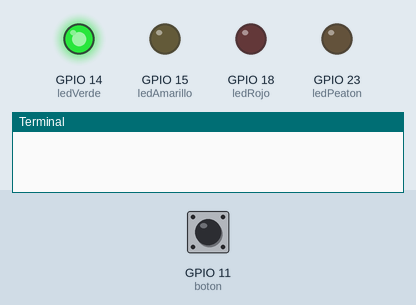
Recording of a program running on a simulated Raspberry Pi (BCM pin numbers). Shown: output pins drawn as LEDs (lit = HIGH), the last lines printed to the terminal. Dashed ring = blinking. The test bench sets the inputs (shaded band); at power-on: GPIO 11 (boton) LOW.

Above: at 1.2 s.
1.3 s: GPIO 11 (boton) pulled HIGH for 0.25 s
At 6.7 s:
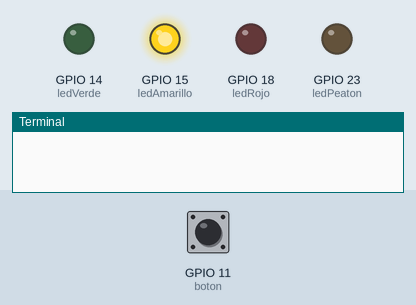
At 7.6 s:
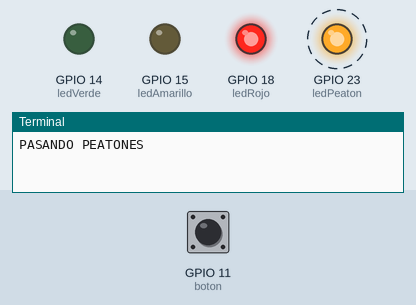
Timing chart, 0 to 12.9 s (numbered marks = the images above; inputs shaded):
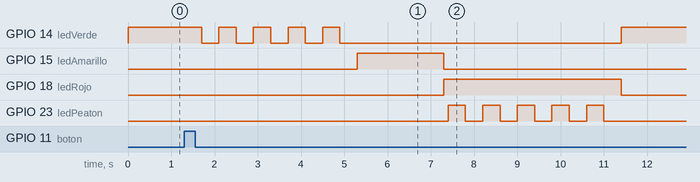

The program:

semaforoPeatonal.py
```python
import RPi.GPIO as GPIO
import time

GPIO.setmode(GPIO.BCM)
GPIO.setwarnings(False)

#pins
ledVerde = 14
ledAmarillo = 15
ledRojo = 18
boton = 11

ledPeaton = 23
activado = False

#entradas y salidas
GPIO.setup(ledVerde, GPIO.OUT)
GPIO.setup(ledAmarillo, GPIO.OUT)
GPIO.setup(ledRojo, GPIO.OUT)
GPIO.setup(boton, GPIO.IN)
GPIO.setup(ledPeaton, GPIO.OUT)

#metodos
def pasandoPeatones():
    parpadear(ledVerde)
    encender(ledAmarillo)
    GPIO.output(ledRojo, True)
    time.sleep(0.1)
    print("PASANDO PEATONES")
    parpadear(ledPeaton)
    GPIO.output(ledRojo, False)


def encender(led):
    GPIO.output(led, True)
    time.sleep(2)
    GPIO.output(led, False)


def parpadear(led):
    for i in range(5):
        GPIO.output(led, True)
        time.sleep(0.4)
        GPIO.output(led, False)
        time.sleep(0.4)


#loop
while True:

    GPIO.output(ledVerde, True)

    for i in range(40):  #esperar 4 segundos a ler un boton
        if GPIO.input(boton) == True:
            pasandoPeatones()
            activado = True
            break
        time.sleep(0.1)

    if activado == False:
        pasandoPeatones()

    activado = False

GPIO.cleanup() #limpiar GPIO
```

Measured:
- after the input at 1.3 s, GPIO 18 (ledRojo): LOW → HIGH after 6.0 s instead of 8.7 s
